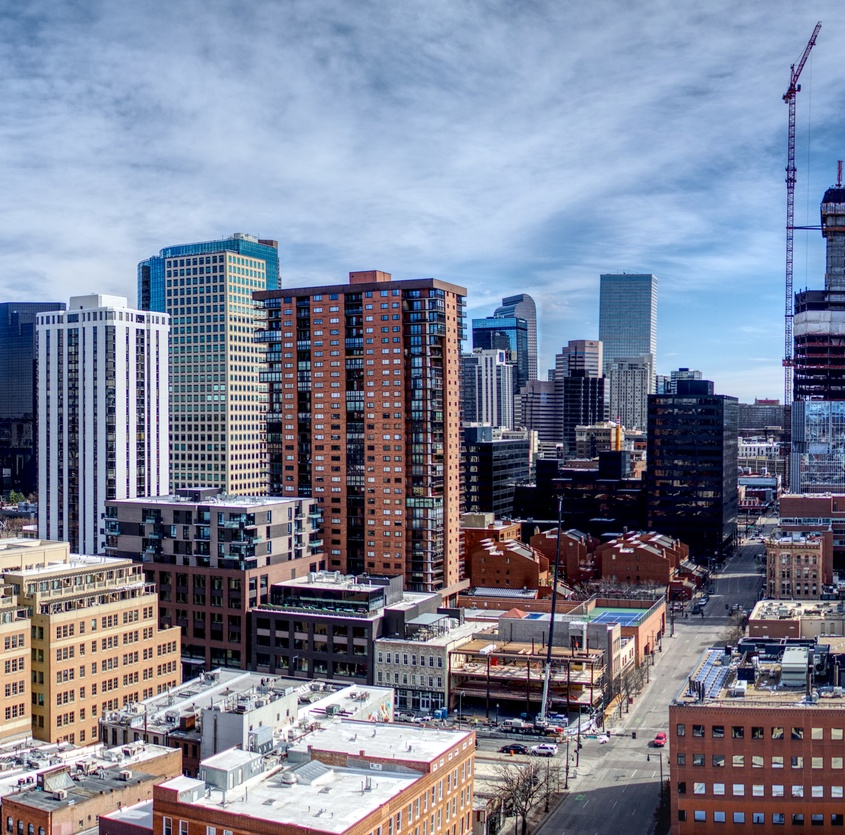
#> input picture image_2.jpeg, 845 x 835 px, shrunk from 3100 x 3066 before the run, found by its file name
$ python T2_mainFourier_Filtros.py image_1.jpeg image_2.jpeg   (older library calls are emulated)
#> lines starting #> are read from the running program, lines starting #| are printed output that depends on the picture; after the words box and inside, x2 and y2 are one past the last pixel; in counts of white or black regions, pixels touching at a corner belong together
#> further down, img is the input picture: shape (835, 845, 3); mean B, G, R 150, 130.7, 125.6
import cv2
import numpy as np
import os
import sys

""" =================================================================================
--------TALLER_2 : Banco de filtros orientación - Fourier----------
--------------------Presentado por: Sergio B - Christian Forero.----------------------------
-----------------Alumnos: Maestría en Inteligencia Artificial---------------------
====================================================================================="""

""" Fuente: Código FFT based filtering - Autor: Prof. Julian Quiroga
    python fft_filtering.py <path_to_image> <image_name>
"""

## Falta definir la clase, el constructor y el metodo de set

class thetaFilter:

    def __init__(self, img):
        self.image = img

    def  set_theta(self,tetha,D_theta):
        self.tetha=tetha
        self.D_theta=D_theta
        return self.tetha, self.D_theta

    def filtering (self):

        image_gray = cv2.cvtColor(self.image, cv2.COLOR_BGR2GRAY)
        image_gray_fft = np.fft.fft2(image_gray)
        image_gray_fft_shift = np.fft.fftshift(image_gray_fft)

        # fft visualization
        image_gray_fft_mag = np.absolute(image_gray_fft_shift)
        image_fft_view = np.log(image_gray_fft_mag + 1)
        image_fft_view = image_fft_view / np.max(image_fft_view)
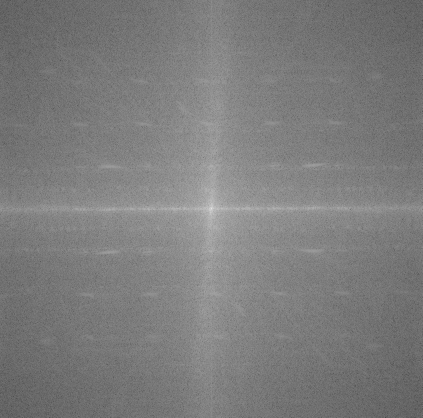
#> image_fft_view: shape (835, 845) float64 (shown at 1/2 size); min 0.131, max 1, mean 0.489

        # pre-computations
        num_rows, num_cols = (image_gray.shape[0], image_gray.shape[1])
        enum_rows = np.linspace(0, num_rows - 1, num_rows)
        enum_cols = np.linspace(0, num_cols - 1, num_cols)
        col_iter, row_iter = np.meshgrid(enum_cols, enum_rows)
        half_size = num_rows / 2  # here we assume num_rows = num_columns

        # orientation-based filter mask
        orientation_mask = np.zeros_like(image_gray)

        # Verficamos la oreintación del píxel
        orientation = 180 * np.arctan2(row_iter - half_size, col_iter - half_size) / np.pi + 180
        idx_orientation_larger = orientation < self.tetha + self.D_theta
        idx_orientation_lesser = orientation > self.tetha - self.D_theta
        idx_orientation_1 = np.bitwise_and(idx_orientation_larger,
                                           idx_orientation_lesser)  # Unimos las orientaciones mediante una operación lógica (AND)
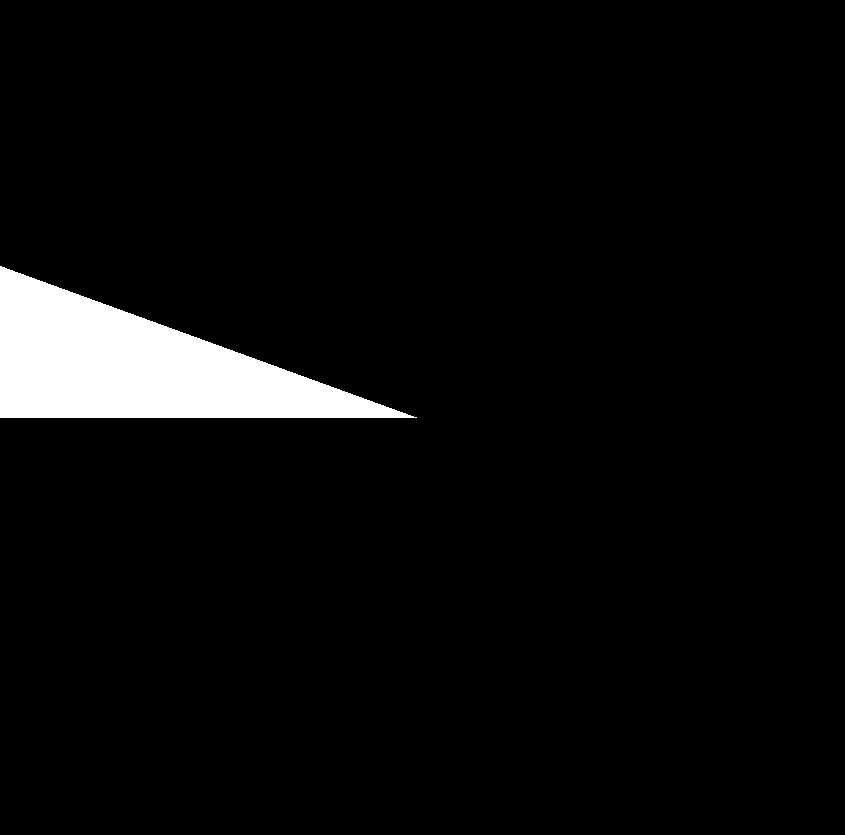
#> idx_orientation_larger: shape (835, 845) bool; 4.5% white; 1 white region, box (x1, y1, x2, y2) and area: (0, 266, 417, 418) 31795
        idx_orientation_larger = orientation < self.tetha + 180 + self.D_theta
        idx_orientation_lesser = orientation > self.tetha + 180 - self.D_theta
        idx_orientation_2 = np.bitwise_and(idx_orientation_larger, idx_orientation_lesser)
#> idx_orientation_larger: shape (835, 845) bool; 54.8% white; 1 black region, box (x1, y1, x2, y2) and area: (0, 418, 845, 835) 319186
        idx_orientation = np.bitwise_or(idx_orientation_1, idx_orientation_2)
        orientation_mask[idx_orientation] = 1
        orientation_mask[int(half_size), int(half_size)] = 1

        # filtering via FFT
        mask = orientation_mask  # can also use high or band pass mask
        fft_filtered = image_gray_fft_shift * mask
        image_filtered = np.fft.ifft2(np.fft.fftshift(fft_filtered))
        image_filtered = np.absolute(image_filtered)
        image_filtered /= np.max(image_filtered)
#> in filtering (call 5), `idx_orientation_2 = np.bitwise_and(idx_orientation_larger, idx_orienta..`:
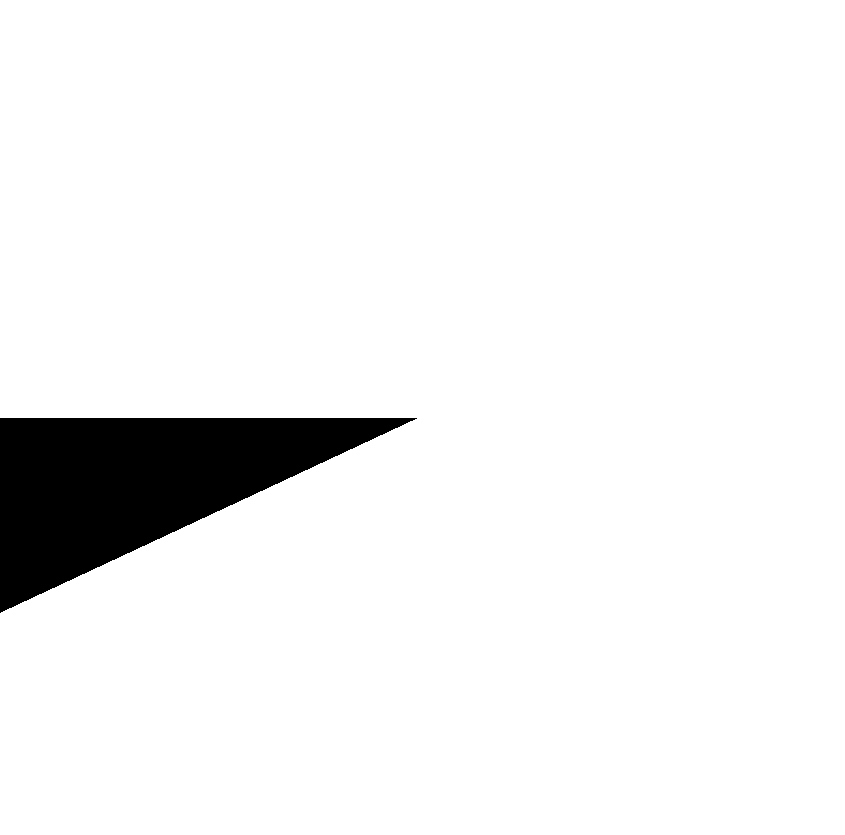
#> idx_orientation_larger: shape (835, 845) bool; 94.2% white; 1 black region, box (x1, y1, x2, y2) and area: (0, 418, 417, 613) 40737

        return image_filtered, mask

def std_N (image, N, thresh):

    # Calculamos (M1 - M2) vecindarios de la imagen
#> called with N = 11, thresh = 0.5
    image_x = cv2.blur(image, (N, N))
        # Elevamos cada pixel de la imagen al cuadrado
    image_x_2 = cv2.blur(np.power(image, 2 ), (N, N))
        # Calculo desviación estándar
    image_std = np.sqrt(image_x_2 - np.power(image_x, 2))
        #  Normalizamos la imagen
    image_std /= np.max(image_std)
    mask_std = image_std > thresh
#> mask_std: shape (835, 845) bool; 7% white; 153 white regions (61 under 20 px), largest, box (x1, y1, x2, y2) and area: (122, 261, 173, 502) 9345, (34, 303, 73, 553) 7926, (74, 327, 110, 559) 7408

    return mask_std

if __name__ == '__main__':

    path = sys.argv[1]
    image_name = sys.argv[2]
    path_file = os.path.join(path, image_name)

    img = cv2.imread(path_file)
    filtrada0 = thetaFilter(img)
    filtrada0.set_theta(0, 20)
    img_0 = filtrada0.filtering()[0]

    img_45 = cv2.imread(path_file)
    filtrada45 = thetaFilter(img_45)
    filtrada45.set_theta(45, 20)
    img_45 = filtrada45.filtering()[0]
    mask_45= filtrada45.filtering()[1]

    img_90 = cv2.imread(path_file)
    filtrada90 = thetaFilter(img_90)
    filtrada90.set_theta(90, 20)
    img_90 = filtrada90.filtering()[0]

    img_135 = cv2.imread(path_file)
    filtrada135 = thetaFilter(img_135)
    filtrada135.set_theta(135, 20)
    img_135 = filtrada135.filtering()[0]

    ## Método desviación estandar
    # Calculamos el promedio con una ventana de 11
    N = 11
    # Valor Thresh
    thresh = 0.5
    # Definimos máscara con la desviación estándar local
    mask_std_0 = std_N(img_0, N, thresh)
    mask_std_45 = std_N(img_45, N, thresh)
    mask_std_90 = std_N(img_90, N, thresh)
    mask_std_135 = std_N(img_135, N, thresh)
#> call 4 of std_N, with N = 11, thresh = 0.5
#> in std_N (call 4), `image_x = cv2.blur(image, (N, N))`:
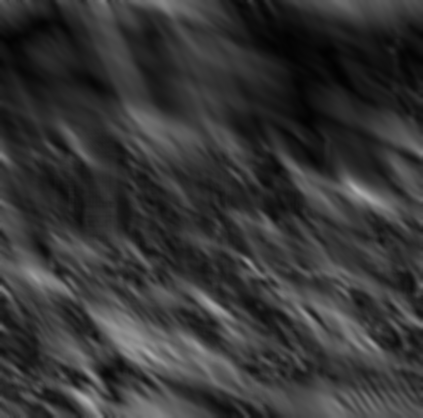
#> image_x: shape (835, 845) float64 (shown at 1/2 size); min 0.00972, max 0.679, mean 0.212
#> in std_N (call 4), `image_std = np.sqrt(image_x_2 - np.power(image_x, 2))`:
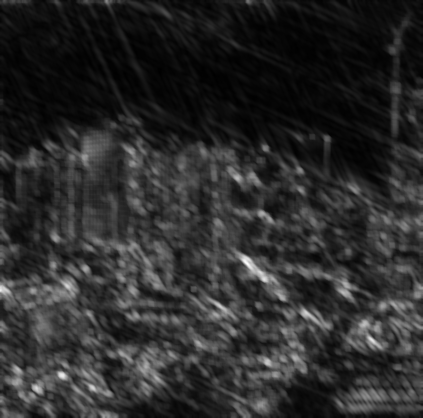
#> image_std: shape (835, 845) float64 (shown at 1/2 size); min 0.00231, max 0.279, mean 0.0499; drawn with min black and max white

    # Creamos la imagen sintetizada
    resulting_image = mask_std_0.astype(np.float) * img_0 + mask_std_45.astype(
        np.float) * img_45 + mask_std_90.astype(np.float) * img_90 + mask_std_135.astype(np.float) * img_135

    # Hacemos el promedio de las máscaras de la stdr local
    sum_mask = mask_std_0.astype(np.float) + mask_std_45.astype(
        np.float) + mask_std_90.astype(np.float) + mask_std_135.astype(np.float)
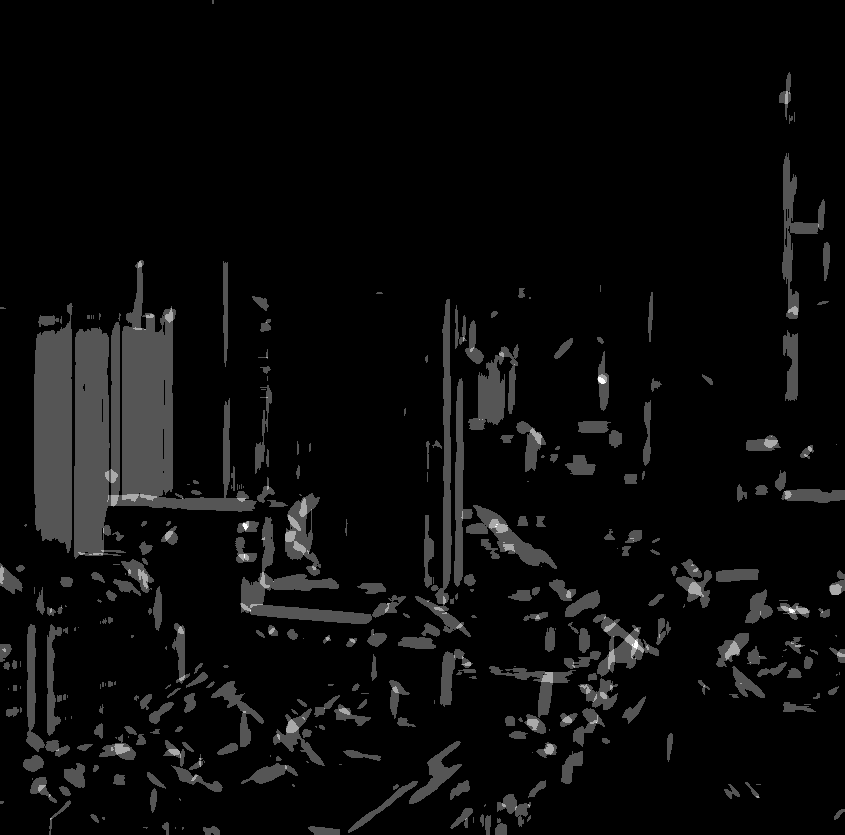
#> sum_mask: shape (835, 845) float64; min 0, max 3, mean 0.129; drawn with min black and max white

    cv2.imshow("Original image", img)
    #cv2.imshow("Filter frequency response", 255 * mask_45)


    #cv2.imshow("45° Std image", 255 * (mask_std_45.astype(np.uint8)))
    cv2.imshow("0 Orientation Filtered image", img_0)
    cv2.imshow("Filter frequency response", 255 * mask_45)
    cv2.imshow("45 Orientation Filtered image", img_45)
    cv2.imshow("90 Orientation Filtered image", img_90)
    cv2.imshow("135 Orientation Filtered image", img_135)

    cv2.imshow("Resulting image", resulting_image)
    cv2.imshow("Sum mask", sum_mask/4)
    cv2.waitKey(0)

$ run again, on image_3.jpeg
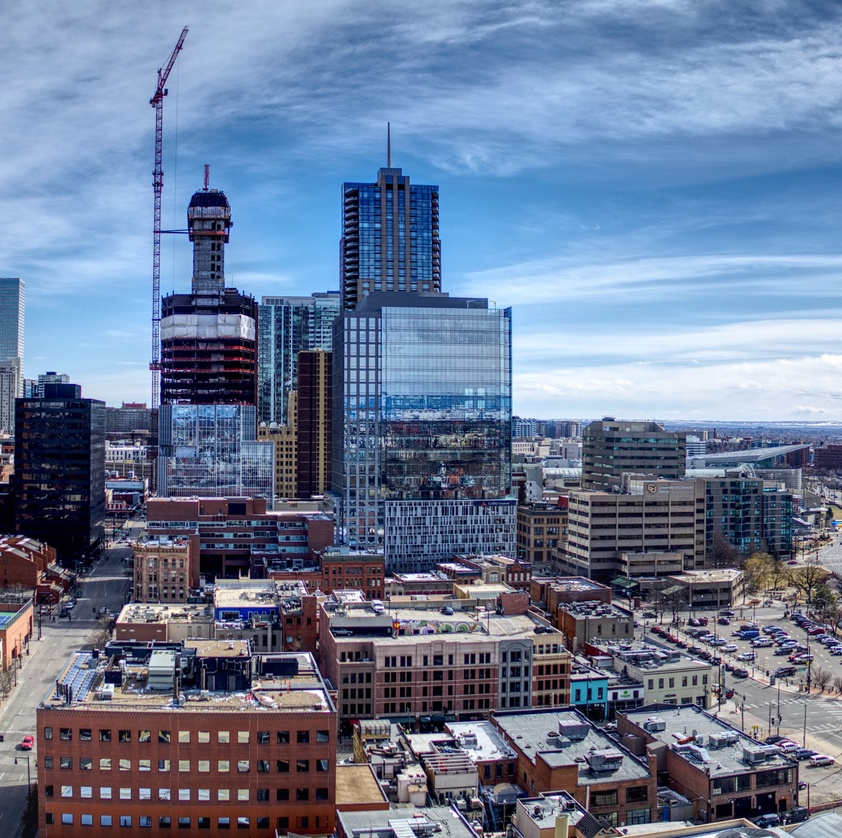
#> input picture image_3.jpeg, 842 x 838 px, shrunk from 3100 x 3082 before the run, found by its file name
#> img is the input picture: shape (838, 842, 3); mean B, G, R 150.7, 123.1, 108.1
#> in filtering (call 2), `idx_orientation_2 = np.bitwise_and(idx_orientation_larger, idx_orienta..`:
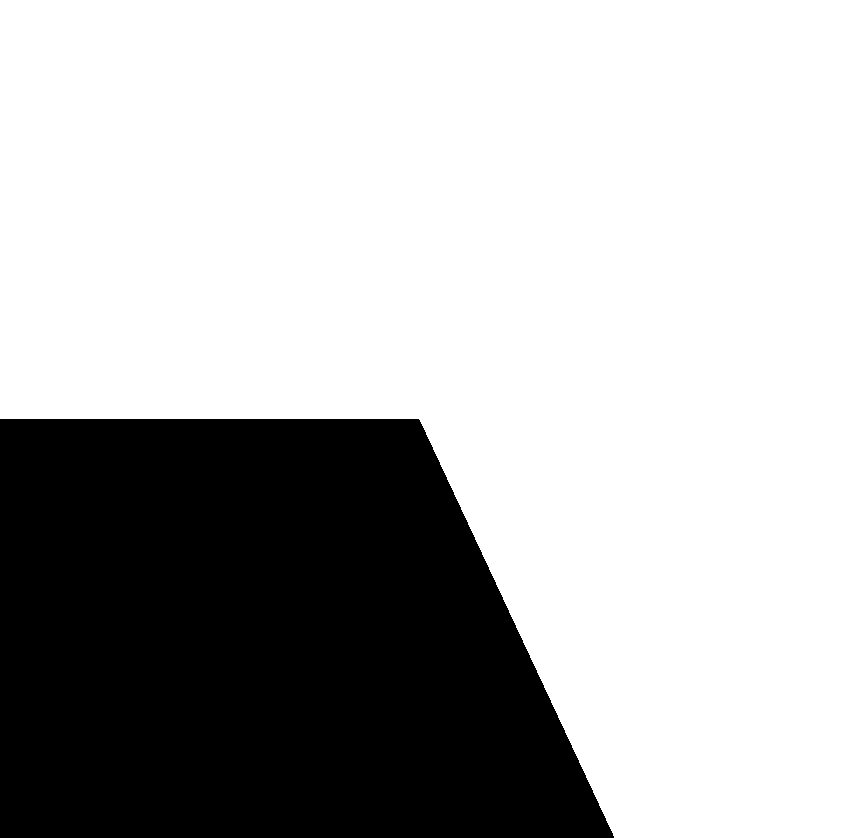
#> idx_orientation_larger: shape (838, 842) bool; 69.3% white; 1 black region, box (x1, y1, x2, y2) and area: (0, 419, 614, 838) 216604
#> idx_orientation_1: shape (838, 842) bool; 13.3% white; 1 white region, box (x1, y1, x2, y2) and area: (0, 0, 419, 419) 93921
#> mask_45: shape (838, 842); values 0 (black) and 1 (white), 26.7% white; 1 white region, box (x1, y1, x2, y2) and area: (0, 0, 842, 838) 188286
#> idx_orientation_1: shape (838, 842) bool; 9.1% white; 1 white region, box (x1, y1, x2, y2) and area: (267, 0, 572, 419) 64057
#> idx_orientation_1: shape (838, 842) bool; 13.4% white; 1 white region, box (x1, y1, x2, y2) and area: (420, 0, 842, 419) 94591
#> mask_std: shape (838, 842) bool; 3.4% white; 109 white regions (36 under 20 px), largest, box (x1, y1, x2, y2) and area: (147, 70, 166, 415) 3714, (315, 186, 346, 493) 2518, (266, 305, 293, 423) 2330
#> mask_std: shape (838, 842) bool; 0.65% white; 54 white regions (14 under 20 px), largest, box (x1, y1, x2, y2) and area: (729, 573, 752, 601) 432, (95, 635, 119, 660) 337, (114, 600, 132, 626) 312
#> mask_std: shape (838, 842) bool; 1.1% white; 62 white regions (22 under 20 px), largest, box (x1, y1, x2, y2) and area: (404, 730, 480, 759) 979, (155, 492, 245, 506) 952, (264, 507, 323, 519) 652
#> mask_std: shape (838, 842) bool; 0.99% white; 48 white regions (14 under 20 px), largest, box (x1, y1, x2, y2) and area: (571, 708, 649, 772) 830, (490, 716, 539, 765) 816, (699, 709, 758, 746) 743
#> `sum_mask = mask_std_0.astype(np.float) + mask_std_45.astype( np.float)..`:
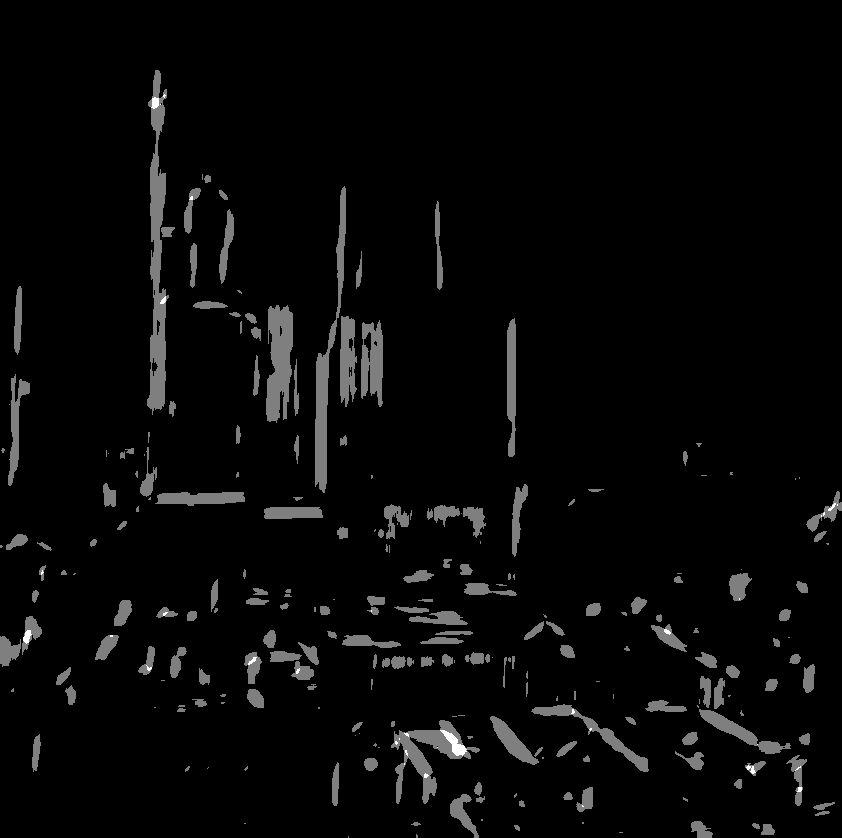
#> sum_mask: shape (838, 842) float64; min 0, max 2, mean 0.062; drawn with min black and max white
